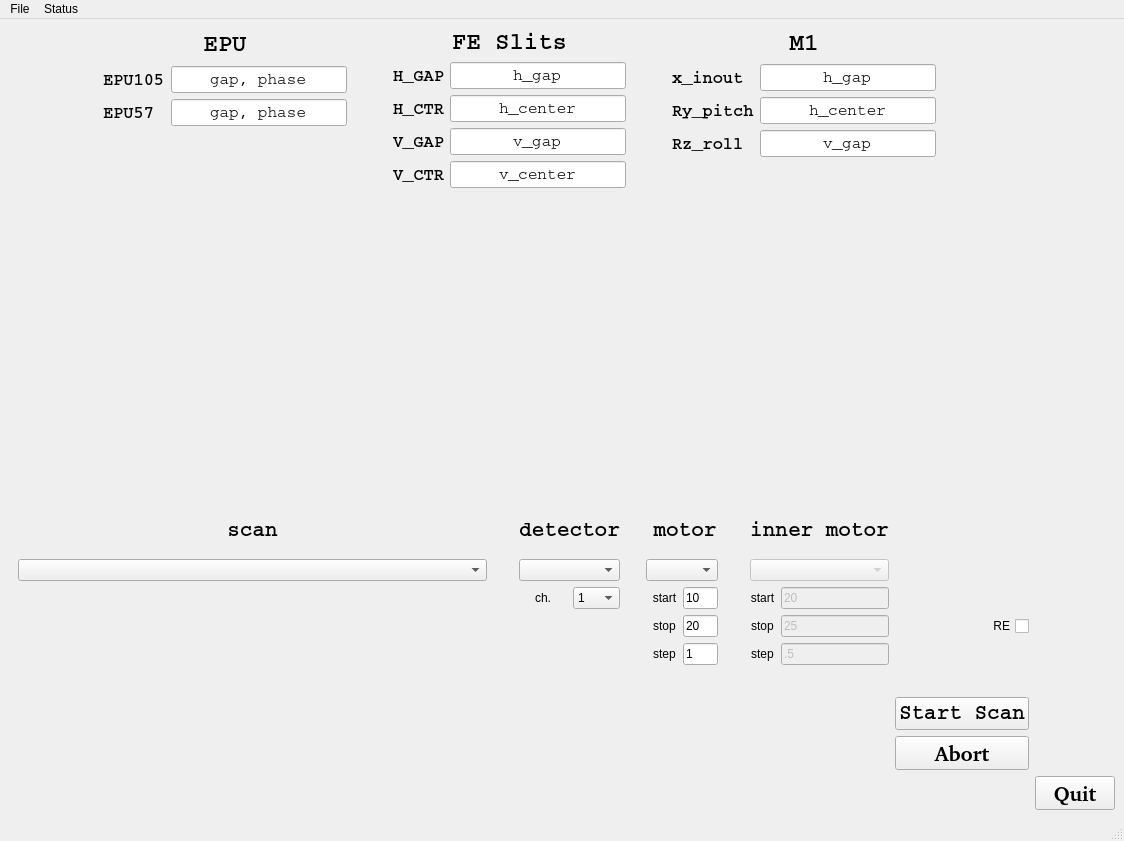
<?xml version="1.0" encoding="UTF-8"?>
<ui version="4.0">
 <class>Main_window</class>
 <widget class="QMainWindow" name="Main_window">
  <property name="geometry">
   <rect>
    <x>0</x>
    <y>0</y>
    <width>1124</width>
    <height>841</height>
   </rect>
  </property>
  <property name="windowTitle">
   <string>MainWindow</string>
  </property>
  <widget class="QWidget" name="centralwidget">
   <layout class="QGridLayout" name="gridLayout_3">
    <item row="0" column="0" colspan="2">
     <layout class="QGridLayout" name="gridLayout_2">
      <item row="0" column="0" colspan="8">
       <layout class="QHBoxLayout" name="horizontalLayout_2">
        <item>
         <spacer name="horizontalSpacer_9">
          <property name="orientation">
           <enum>Qt::Horizontal</enum>
          </property>
          <property name="sizeHint" stdset="0">
           <size>
            <width>40</width>
            <height>20</height>
           </size>
          </property>
         </spacer>
        </item>
        <item>
         <layout class="QHBoxLayout" name="horizontalLayout">
          <item>
           <layout class="QVBoxLayout" name="verticalLayout">
            <item>
             <widget class="QLabel" name="label_opt1_titol">
              <property name="font">
               <font>
                <family>Courier</family>
                <pointsize>18</pointsize>
                <weight>75</weight>
                <bold>true</bold>
               </font>
              </property>
              <property name="text">
               <string>EPU</string>
              </property>
              <property name="alignment">
               <set>Qt::AlignCenter</set>
              </property>
             </widget>
            </item>
            <item>
             <layout class="QFormLayout" name="formLayout">
              <item row="0" column="0">
               <widget class="QLabel" name="label_op1_105">
                <property name="font">
                 <font>
                  <family>Courier</family>
                  <pointsize>13</pointsize>
                  <weight>75</weight>
                  <bold>true</bold>
                 </font>
                </property>
                <property name="text">
                 <string>EPU105</string>
                </property>
                <property name="buddy">
                 <cstring>lineEdit_EPU105</cstring>
                </property>
               </widget>
              </item>
              <item row="0" column="1">
               <widget class="QLineEdit" name="lineEdit_EPU105">
                <property name="font">
                 <font>
                  <family>Courier</family>
                  <pointsize>12</pointsize>
                  <weight>50</weight>
                  <bold>false</bold>
                 </font>
                </property>
                <property name="statusTip">
                 <string>optic 1</string>
                </property>
                <property name="whatsThis">
                 <string>first optic title</string>
                </property>
                <property name="text">
                 <string>gap, phase</string>
                </property>
                <property name="alignment">
                 <set>Qt::AlignCenter</set>
                </property>
               </widget>
              </item>
              <item row="1" column="0">
               <widget class="QLabel" name="label_op1_57">
                <property name="font">
                 <font>
                  <family>Courier</family>
                  <pointsize>13</pointsize>
                  <weight>75</weight>
                  <bold>true</bold>
                 </font>
                </property>
                <property name="text">
                 <string>EPU57</string>
                </property>
                <property name="buddy">
                 <cstring>lineEdit_EPU57</cstring>
                </property>
               </widget>
              </item>
              <item row="1" column="1">
               <widget class="QLineEdit" name="lineEdit_EPU57">
                <property name="font">
                 <font>
                  <family>Courier</family>
                  <pointsize>12</pointsize>
                  <weight>50</weight>
                  <bold>false</bold>
                 </font>
                </property>
                <property name="statusTip">
                 <string>optic 1</string>
                </property>
                <property name="whatsThis">
                 <string>first optic title</string>
                </property>
                <property name="text">
                 <string>gap, phase</string>
                </property>
                <property name="alignment">
                 <set>Qt::AlignCenter</set>
                </property>
               </widget>
              </item>
              <item row="2" column="0">
               <widget class="QLabel" name="label_op1_63">
                <property name="font">
                 <font>
                  <family>Courier</family>
                  <pointsize>13</pointsize>
                  <weight>75</weight>
                  <bold>true</bold>
                 </font>
                </property>
                <property name="text">
                 <string/>
                </property>
                <property name="buddy">
                 <cstring>lineEdit_EPU57</cstring>
                </property>
               </widget>
              </item>
              <item row="2" column="1">
               <widget class="QLineEdit" name="lineEdit_EPU57_2">
                <property name="enabled">
                 <bool>false</bool>
                </property>
                <property name="font">
                 <font>
                  <family>Courier</family>
                  <pointsize>12</pointsize>
                  <weight>50</weight>
                  <bold>false</bold>
                 </font>
                </property>
                <property name="statusTip">
                 <string>optic 1</string>
                </property>
                <property name="whatsThis">
                 <string>first optic title</string>
                </property>
                <property name="text">
                 <string/>
                </property>
                <property name="frame">
                 <bool>false</bool>
                </property>
                <property name="alignment">
                 <set>Qt::AlignCenter</set>
                </property>
               </widget>
              </item>
              <item row="3" column="0">
               <widget class="QLabel" name="label_op1_64">
                <property name="font">
                 <font>
                  <family>Courier</family>
                  <pointsize>13</pointsize>
                  <weight>75</weight>
                  <bold>true</bold>
                 </font>
                </property>
                <property name="text">
                 <string/>
                </property>
                <property name="buddy">
                 <cstring>lineEdit_EPU57</cstring>
                </property>
               </widget>
              </item>
              <item row="3" column="1">
               <widget class="QLineEdit" name="lineEdit_EPU57_3">
                <property name="enabled">
                 <bool>false</bool>
                </property>
                <property name="font">
                 <font>
                  <family>Courier</family>
                  <pointsize>12</pointsize>
                  <weight>50</weight>
                  <bold>false</bold>
                 </font>
                </property>
                <property name="statusTip">
                 <string>optic 1</string>
                </property>
                <property name="whatsThis">
                 <string>first optic title</string>
                </property>
                <property name="text">
                 <string/>
                </property>
                <property name="frame">
                 <bool>false</bool>
                </property>
                <property name="alignment">
                 <set>Qt::AlignCenter</set>
                </property>
               </widget>
              </item>
             </layout>
            </item>
           </layout>
          </item>
          <item>
           <spacer name="horizontalSpacer_6">
            <property name="orientation">
             <enum>Qt::Horizontal</enum>
            </property>
            <property name="sizeHint" stdset="0">
             <size>
              <width>40</width>
              <height>20</height>
             </size>
            </property>
           </spacer>
          </item>
          <item>
           <layout class="QVBoxLayout" name="verticalLayout_3">
            <item>
             <widget class="QLabel" name="label_opt1_titol_2">
              <property name="font">
               <font>
                <family>Courier</family>
                <pointsize>18</pointsize>
                <weight>75</weight>
                <bold>true</bold>
               </font>
              </property>
              <property name="text">
               <string>FE Slits</string>
              </property>
              <property name="alignment">
               <set>Qt::AlignCenter</set>
              </property>
             </widget>
            </item>
            <item>
             <layout class="QFormLayout" name="formLayout_3">
              <item row="0" column="0">
               <widget class="QLabel" name="label_op1_106">
                <property name="font">
                 <font>
                  <family>Courier</family>
                  <pointsize>13</pointsize>
                  <weight>75</weight>
                  <bold>true</bold>
                 </font>
                </property>
                <property name="text">
                 <string>H_GAP</string>
                </property>
                <property name="buddy">
                 <cstring>lineEdit_FE_Hgap</cstring>
                </property>
               </widget>
              </item>
              <item row="0" column="1">
               <widget class="QLineEdit" name="lineEdit_FE_Hgap">
                <property name="font">
                 <font>
                  <family>Courier</family>
                  <pointsize>12</pointsize>
                  <weight>50</weight>
                  <bold>false</bold>
                 </font>
                </property>
                <property name="statusTip">
                 <string>optic 1</string>
                </property>
                <property name="whatsThis">
                 <string>first optic title</string>
                </property>
                <property name="text">
                 <string>h_gap</string>
                </property>
                <property name="alignment">
                 <set>Qt::AlignCenter</set>
                </property>
               </widget>
              </item>
              <item row="1" column="0">
               <widget class="QLabel" name="label_op1_58">
                <property name="font">
                 <font>
                  <family>Courier</family>
                  <pointsize>13</pointsize>
                  <weight>75</weight>
                  <bold>true</bold>
                 </font>
                </property>
                <property name="text">
                 <string>H_CTR</string>
                </property>
                <property name="buddy">
                 <cstring>lineEdit_FE_Hctr</cstring>
                </property>
               </widget>
              </item>
              <item row="1" column="1">
               <widget class="QLineEdit" name="lineEdit_FE_Hctr">
                <property name="font">
                 <font>
                  <family>Courier</family>
                  <pointsize>12</pointsize>
                  <weight>50</weight>
                  <bold>false</bold>
                 </font>
                </property>
                <property name="statusTip">
                 <string>optic 1</string>
                </property>
                <property name="whatsThis">
                 <string>first optic title</string>
                </property>
                <property name="text">
                 <string>h_center</string>
                </property>
                <property name="alignment">
                 <set>Qt::AlignCenter</set>
                </property>
               </widget>
              </item>
              <item row="2" column="0">
               <widget class="QLabel" name="label_op1_59">
                <property name="font">
                 <font>
                  <family>Courier</family>
                  <pointsize>13</pointsize>
                  <weight>75</weight>
                  <bold>true</bold>
                 </font>
                </property>
                <property name="text">
                 <string>V_GAP</string>
                </property>
                <property name="buddy">
                 <cstring>lineEdit_FE_Vgap</cstring>
                </property>
               </widget>
              </item>
              <item row="2" column="1">
               <widget class="QLineEdit" name="lineEdit_FE_Vgap">
                <property name="font">
                 <font>
                  <family>Courier</family>
                  <pointsize>12</pointsize>
                  <weight>50</weight>
                  <bold>false</bold>
                 </font>
                </property>
                <property name="statusTip">
                 <string>optic 1</string>
                </property>
                <property name="whatsThis">
                 <string>first optic title</string>
                </property>
                <property name="text">
                 <string>v_gap</string>
                </property>
                <property name="alignment">
                 <set>Qt::AlignCenter</set>
                </property>
               </widget>
              </item>
              <item row="3" column="0">
               <widget class="QLabel" name="label_op1_60">
                <property name="font">
                 <font>
                  <family>Courier</family>
                  <pointsize>13</pointsize>
                  <weight>75</weight>
                  <bold>true</bold>
                 </font>
                </property>
                <property name="text">
                 <string>V_CTR</string>
                </property>
                <property name="buddy">
                 <cstring>lineEdit_FE_Vctr</cstring>
                </property>
               </widget>
              </item>
              <item row="3" column="1">
               <widget class="QLineEdit" name="lineEdit_FE_Vctr">
                <property name="font">
                 <font>
                  <family>Courier</family>
                  <pointsize>12</pointsize>
                  <weight>50</weight>
                  <bold>false</bold>
                 </font>
                </property>
                <property name="statusTip">
                 <string>optic 1</string>
                </property>
                <property name="whatsThis">
                 <string>first optic title</string>
                </property>
                <property name="text">
                 <string>v_center</string>
                </property>
                <property name="alignment">
                 <set>Qt::AlignCenter</set>
                </property>
               </widget>
              </item>
             </layout>
            </item>
           </layout>
          </item>
          <item>
           <spacer name="horizontalSpacer_8">
            <property name="orientation">
             <enum>Qt::Horizontal</enum>
            </property>
            <property name="sizeHint" stdset="0">
             <size>
              <width>40</width>
              <height>20</height>
             </size>
            </property>
           </spacer>
          </item>
          <item>
           <layout class="QVBoxLayout" name="verticalLayout_2">
            <item>
             <widget class="QLabel" name="label_opt1_titol_3">
              <property name="font">
               <font>
                <family>Courier</family>
                <pointsize>18</pointsize>
                <weight>75</weight>
                <bold>true</bold>
               </font>
              </property>
              <property name="text">
               <string>M1</string>
              </property>
              <property name="alignment">
               <set>Qt::AlignCenter</set>
              </property>
             </widget>
            </item>
            <item>
             <layout class="QFormLayout" name="formLayout_2">
              <item row="0" column="0">
               <widget class="QLabel" name="label_op1_107">
                <property name="font">
                 <font>
                  <family>Courier</family>
                  <pointsize>13</pointsize>
                  <weight>75</weight>
                  <bold>true</bold>
                 </font>
                </property>
                <property name="text">
                 <string>x_inout</string>
                </property>
                <property name="buddy">
                 <cstring>lineEdit_M1_x</cstring>
                </property>
               </widget>
              </item>
              <item row="0" column="1">
               <widget class="QLineEdit" name="lineEdit_M1_x">
                <property name="font">
                 <font>
                  <family>Courier</family>
                  <pointsize>12</pointsize>
                  <weight>50</weight>
                  <bold>false</bold>
                 </font>
                </property>
                <property name="statusTip">
                 <string>optic 1</string>
                </property>
                <property name="whatsThis">
                 <string>first optic title</string>
                </property>
                <property name="text">
                 <string>h_gap</string>
                </property>
                <property name="alignment">
                 <set>Qt::AlignCenter</set>
                </property>
               </widget>
              </item>
              <item row="1" column="0">
               <widget class="QLabel" name="label_op1_61">
                <property name="font">
                 <font>
                  <family>Courier</family>
                  <pointsize>13</pointsize>
                  <weight>75</weight>
                  <bold>true</bold>
                 </font>
                </property>
                <property name="text">
                 <string>Ry_pitch</string>
                </property>
                <property name="buddy">
                 <cstring>lineEdit_M1_Ry</cstring>
                </property>
               </widget>
              </item>
              <item row="1" column="1">
               <widget class="QLineEdit" name="lineEdit_M1_Ry">
                <property name="font">
                 <font>
                  <family>Courier</family>
                  <pointsize>12</pointsize>
                  <weight>50</weight>
                  <bold>false</bold>
                 </font>
                </property>
                <property name="statusTip">
                 <string>optic 1</string>
                </property>
                <property name="whatsThis">
                 <string>first optic title</string>
                </property>
                <property name="text">
                 <string>h_center</string>
                </property>
                <property name="alignment">
                 <set>Qt::AlignCenter</set>
                </property>
               </widget>
              </item>
              <item row="2" column="0">
               <widget class="QLabel" name="label_op1_62">
                <property name="font">
                 <font>
                  <family>Courier</family>
                  <pointsize>13</pointsize>
                  <weight>75</weight>
                  <bold>true</bold>
                 </font>
                </property>
                <property name="text">
                 <string>Rz_roll</string>
                </property>
                <property name="buddy">
                 <cstring>lineEdit_M1_Rz</cstring>
                </property>
               </widget>
              </item>
              <item row="2" column="1">
               <widget class="QLineEdit" name="lineEdit_M1_Rz">
                <property name="font">
                 <font>
                  <family>Courier</family>
                  <pointsize>12</pointsize>
                  <weight>50</weight>
                  <bold>false</bold>
                 </font>
                </property>
                <property name="statusTip">
                 <string>optic 1</string>
                </property>
                <property name="whatsThis">
                 <string>first optic title</string>
                </property>
                <property name="text">
                 <string>v_gap</string>
                </property>
                <property name="alignment">
                 <set>Qt::AlignCenter</set>
                </property>
               </widget>
              </item>
              <item row="3" column="0">
               <widget class="QLabel" name="label_op1_65">
                <property name="enabled">
                 <bool>false</bool>
                </property>
                <property name="font">
                 <font>
                  <family>Courier</family>
                  <pointsize>13</pointsize>
                  <weight>75</weight>
                  <bold>true</bold>
                 </font>
                </property>
                <property name="text">
                 <string/>
                </property>
                <property name="buddy">
                 <cstring>lineEdit_M1_Rz</cstring>
                </property>
               </widget>
              </item>
              <item row="3" column="1">
               <widget class="QLineEdit" name="lineEdit_M1_Rz_2">
                <property name="enabled">
                 <bool>false</bool>
                </property>
                <property name="font">
                 <font>
                  <family>Courier</family>
                  <pointsize>12</pointsize>
                  <weight>50</weight>
                  <bold>false</bold>
                 </font>
                </property>
                <property name="statusTip">
                 <string>optic 1</string>
                </property>
                <property name="whatsThis">
                 <string>first optic title</string>
                </property>
                <property name="text">
                 <string/>
                </property>
                <property name="frame">
                 <bool>false</bool>
                </property>
                <property name="alignment">
                 <set>Qt::AlignCenter</set>
                </property>
               </widget>
              </item>
             </layout>
            </item>
           </layout>
          </item>
         </layout>
        </item>
        <item>
         <spacer name="horizontalSpacer_10">
          <property name="orientation">
           <enum>Qt::Horizontal</enum>
          </property>
          <property name="sizeHint" stdset="0">
           <size>
            <width>40</width>
            <height>20</height>
           </size>
          </property>
         </spacer>
        </item>
       </layout>
      </item>
      <item row="1" column="2">
       <spacer name="verticalSpacer_8">
        <property name="orientation">
         <enum>Qt::Vertical</enum>
        </property>
        <property name="sizeHint" stdset="0">
         <size>
          <width>20</width>
          <height>292</height>
         </size>
        </property>
       </spacer>
      </item>
      <item row="1" column="3">
       <spacer name="verticalSpacer_9">
        <property name="orientation">
         <enum>Qt::Vertical</enum>
        </property>
        <property name="sizeHint" stdset="0">
         <size>
          <width>20</width>
          <height>292</height>
         </size>
        </property>
       </spacer>
      </item>
      <item row="1" column="4">
       <spacer name="verticalSpacer_10">
        <property name="orientation">
         <enum>Qt::Vertical</enum>
        </property>
        <property name="sizeHint" stdset="0">
         <size>
          <width>20</width>
          <height>292</height>
         </size>
        </property>
       </spacer>
      </item>
      <item row="1" column="5">
       <spacer name="verticalSpacer_11">
        <property name="orientation">
         <enum>Qt::Vertical</enum>
        </property>
        <property name="sizeHint" stdset="0">
         <size>
          <width>20</width>
          <height>292</height>
         </size>
        </property>
       </spacer>
      </item>
      <item row="1" column="6">
       <spacer name="verticalSpacer_13">
        <property name="orientation">
         <enum>Qt::Vertical</enum>
        </property>
        <property name="sizeHint" stdset="0">
         <size>
          <width>20</width>
          <height>292</height>
         </size>
        </property>
       </spacer>
      </item>
      <item row="1" column="7">
       <spacer name="verticalSpacer_14">
        <property name="orientation">
         <enum>Qt::Vertical</enum>
        </property>
        <property name="sizeHint" stdset="0">
         <size>
          <width>20</width>
          <height>292</height>
         </size>
        </property>
       </spacer>
      </item>
      <item row="1" column="1">
       <spacer name="verticalSpacer_12">
        <property name="orientation">
         <enum>Qt::Vertical</enum>
        </property>
        <property name="sizeHint" stdset="0">
         <size>
          <width>20</width>
          <height>292</height>
         </size>
        </property>
       </spacer>
      </item>
     </layout>
    </item>
    <item row="0" column="2" rowspan="2">
     <spacer name="verticalSpacer_4">
      <property name="orientation">
       <enum>Qt::Vertical</enum>
      </property>
      <property name="sizeHint" stdset="0">
       <size>
        <width>20</width>
        <height>739</height>
       </size>
      </property>
     </spacer>
    </item>
    <item row="1" column="0">
     <spacer name="horizontalSpacer_2">
      <property name="orientation">
       <enum>Qt::Horizontal</enum>
      </property>
      <property name="sizeHint" stdset="0">
       <size>
        <width>195</width>
        <height>32</height>
       </size>
      </property>
     </spacer>
    </item>
    <item row="1" column="1">
     <layout class="QGridLayout" name="gridLayout">
      <item row="0" column="0">
       <widget class="QLabel" name="scan_lbl">
        <property name="font">
         <font>
          <family>Courier</family>
          <pointsize>16</pointsize>
          <weight>75</weight>
          <italic>false</italic>
          <bold>true</bold>
         </font>
        </property>
        <property name="text">
         <string>scan</string>
        </property>
        <property name="alignment">
         <set>Qt::AlignCenter</set>
        </property>
       </widget>
      </item>
      <item row="0" column="1" rowspan="5">
       <spacer name="verticalSpacer">
        <property name="orientation">
         <enum>Qt::Vertical</enum>
        </property>
        <property name="sizeHint" stdset="0">
         <size>
          <width>20</width>
          <height>147</height>
         </size>
        </property>
       </spacer>
      </item>
      <item row="0" column="2" colspan="2">
       <widget class="QLabel" name="start_lbl_3">
        <property name="font">
         <font>
          <family>Courier</family>
          <pointsize>16</pointsize>
          <weight>75</weight>
          <bold>true</bold>
         </font>
        </property>
        <property name="text">
         <string>detector</string>
        </property>
        <property name="alignment">
         <set>Qt::AlignCenter</set>
        </property>
       </widget>
      </item>
      <item row="0" column="4" rowspan="5" colspan="2">
       <spacer name="verticalSpacer_2">
        <property name="orientation">
         <enum>Qt::Vertical</enum>
        </property>
        <property name="sizeHint" stdset="0">
         <size>
          <width>20</width>
          <height>157</height>
         </size>
        </property>
       </spacer>
      </item>
      <item row="0" column="6" colspan="2">
       <widget class="QLabel" name="start_lbl_4">
        <property name="font">
         <font>
          <family>Courier</family>
          <pointsize>16</pointsize>
          <weight>75</weight>
          <bold>true</bold>
         </font>
        </property>
        <property name="text">
         <string>motor</string>
        </property>
        <property name="alignment">
         <set>Qt::AlignCenter</set>
        </property>
       </widget>
      </item>
      <item row="0" column="8" rowspan="4">
       <spacer name="verticalSpacer_3">
        <property name="orientation">
         <enum>Qt::Vertical</enum>
        </property>
        <property name="sizeHint" stdset="0">
         <size>
          <width>20</width>
          <height>97</height>
         </size>
        </property>
       </spacer>
      </item>
      <item row="0" column="9" colspan="2">
       <widget class="QLabel" name="start_lbl_5">
        <property name="font">
         <font>
          <family>Courier</family>
          <pointsize>16</pointsize>
          <weight>75</weight>
          <bold>true</bold>
         </font>
        </property>
        <property name="text">
         <string>inner motor</string>
        </property>
        <property name="alignment">
         <set>Qt::AlignCenter</set>
        </property>
       </widget>
      </item>
      <item row="1" column="0">
       <widget class="QComboBox" name="comboBox_scan"/>
      </item>
      <item row="1" column="5" colspan="3">
       <widget class="QComboBox" name="comboBox_motor"/>
      </item>
      <item row="1" column="2" colspan="2">
       <widget class="QComboBox" name="comboBox_detector"/>
      </item>
      <item row="2" column="3">
       <widget class="QComboBox" name="comboBox_ch">
        <item>
         <property name="text">
          <string>1</string>
         </property>
        </item>
        <item>
         <property name="text">
          <string>2</string>
         </property>
        </item>
        <item>
         <property name="text">
          <string>3</string>
         </property>
        </item>
        <item>
         <property name="text">
          <string>4</string>
         </property>
        </item>
       </widget>
      </item>
      <item row="1" column="9" colspan="2">
       <widget class="QComboBox" name="comboBox_motor_2">
        <property name="enabled">
         <bool>false</bool>
        </property>
       </widget>
      </item>
      <item row="1" column="11">
       <spacer name="horizontalSpacer_5">
        <property name="orientation">
         <enum>Qt::Horizontal</enum>
        </property>
        <property name="sizeHint" stdset="0">
         <size>
          <width>87</width>
          <height>20</height>
         </size>
        </property>
       </spacer>
      </item>
      <item row="2" column="2">
       <widget class="QLabel" name="ch_lbl">
        <property name="text">
         <string>ch.</string>
        </property>
        <property name="alignment">
         <set>Qt::AlignCenter</set>
        </property>
       </widget>
      </item>
      <item row="2" column="6">
       <widget class="QLabel" name="start_lbl">
        <property name="text">
         <string>start</string>
        </property>
        <property name="alignment">
         <set>Qt::AlignCenter</set>
        </property>
       </widget>
      </item>
      <item row="2" column="7">
       <widget class="QLineEdit" name="lineEdit_start">
        <property name="text">
         <string>10</string>
        </property>
       </widget>
      </item>
      <item row="2" column="9">
       <widget class="QLabel" name="start_lbl_2">
        <property name="text">
         <string>start</string>
        </property>
        <property name="alignment">
         <set>Qt::AlignCenter</set>
        </property>
       </widget>
      </item>
      <item row="2" column="10">
       <widget class="QLineEdit" name="lineEdit_start_2">
        <property name="enabled">
         <bool>false</bool>
        </property>
        <property name="text">
         <string>20</string>
        </property>
       </widget>
      </item>
      <item row="3" column="6">
       <widget class="QLabel" name="stop_lbl">
        <property name="text">
         <string>stop</string>
        </property>
        <property name="alignment">
         <set>Qt::AlignCenter</set>
        </property>
       </widget>
      </item>
      <item row="3" column="7">
       <widget class="QLineEdit" name="lineEdit_stop">
        <property name="text">
         <string>20</string>
        </property>
       </widget>
      </item>
      <item row="3" column="9">
       <widget class="QLabel" name="stop_lbl_2">
        <property name="text">
         <string>stop</string>
        </property>
        <property name="alignment">
         <set>Qt::AlignCenter</set>
        </property>
       </widget>
      </item>
      <item row="3" column="10">
       <widget class="QLineEdit" name="lineEdit_stop_2">
        <property name="enabled">
         <bool>false</bool>
        </property>
        <property name="text">
         <string>25</string>
        </property>
       </widget>
      </item>
      <item row="4" column="6">
       <widget class="QLabel" name="step_lbl">
        <property name="text">
         <string>step</string>
        </property>
        <property name="alignment">
         <set>Qt::AlignCenter</set>
        </property>
       </widget>
      </item>
      <item row="4" column="7">
       <widget class="QLineEdit" name="lineEdit_step">
        <property name="text">
         <string>1</string>
        </property>
       </widget>
      </item>
      <item row="4" column="8" rowspan="2">
       <spacer name="horizontalSpacer_4">
        <property name="orientation">
         <enum>Qt::Horizontal</enum>
        </property>
        <property name="sizeHint" stdset="0">
         <size>
          <width>17</width>
          <height>20</height>
         </size>
        </property>
       </spacer>
      </item>
      <item row="4" column="9">
       <widget class="QLabel" name="step_lbl_2">
        <property name="text">
         <string>step</string>
        </property>
        <property name="alignment">
         <set>Qt::AlignCenter</set>
        </property>
       </widget>
      </item>
      <item row="4" column="10">
       <widget class="QLineEdit" name="lineEdit_step_2">
        <property name="enabled">
         <bool>false</bool>
        </property>
        <property name="text">
         <string>.5</string>
        </property>
       </widget>
      </item>
      <item row="5" column="1">
       <spacer name="horizontalSpacer_3">
        <property name="orientation">
         <enum>Qt::Horizontal</enum>
        </property>
        <property name="sizeHint" stdset="0">
         <size>
          <width>17</width>
          <height>20</height>
         </size>
        </property>
       </spacer>
      </item>
      <item row="5" column="4">
       <spacer name="horizontalSpacer_7">
        <property name="orientation">
         <enum>Qt::Horizontal</enum>
        </property>
        <property name="sizeHint" stdset="0">
         <size>
          <width>17</width>
          <height>20</height>
         </size>
        </property>
       </spacer>
      </item>
      <item row="6" column="0" colspan="11">
       <spacer name="horizontalSpacer">
        <property name="orientation">
         <enum>Qt::Horizontal</enum>
        </property>
        <property name="sizeHint" stdset="0">
         <size>
          <width>588</width>
          <height>33</height>
         </size>
        </property>
       </spacer>
      </item>
      <item row="3" column="11">
       <widget class="QCheckBox" name="checkBox_re">
        <property name="statusTip">
         <string>run engine option</string>
        </property>
        <property name="whatsThis">
         <string>select run engine</string>
        </property>
        <property name="layoutDirection">
         <enum>Qt::RightToLeft</enum>
        </property>
        <property name="text">
         <string>RE</string>
        </property>
       </widget>
      </item>
      <item row="6" column="11">
       <widget class="QPushButton" name="pushButton_startscan">
        <property name="font">
         <font>
          <family>Courier</family>
          <pointsize>16</pointsize>
          <weight>75</weight>
          <bold>true</bold>
         </font>
        </property>
        <property name="text">
         <string>Start Scan</string>
        </property>
       </widget>
      </item>
      <item row="7" column="0">
       <spacer name="horizontalSpacer_11">
        <property name="orientation">
         <enum>Qt::Horizontal</enum>
        </property>
        <property name="sizeHint" stdset="0">
         <size>
          <width>585</width>
          <height>20</height>
         </size>
        </property>
       </spacer>
      </item>
      <item row="7" column="11">
       <widget class="QPushButton" name="pushButton_abort">
        <property name="font">
         <font>
          <family>Courier [ibm]</family>
          <pointsize>16</pointsize>
          <weight>75</weight>
          <bold>true</bold>
         </font>
        </property>
        <property name="text">
         <string>Abort</string>
        </property>
       </widget>
      </item>
     </layout>
    </item>
    <item row="2" column="0" colspan="2">
     <spacer name="horizontalSpacer_12">
      <property name="orientation">
       <enum>Qt::Horizontal</enum>
      </property>
      <property name="sizeHint" stdset="0">
       <size>
        <width>1017</width>
        <height>20</height>
       </size>
      </property>
     </spacer>
    </item>
    <item row="2" column="2">
     <widget class="QPushButton" name="pushButton_quit">
      <property name="font">
       <font>
        <family>Courier [ibm]</family>
        <pointsize>16</pointsize>
        <weight>75</weight>
        <bold>true</bold>
       </font>
      </property>
      <property name="text">
       <string>Quit</string>
      </property>
     </widget>
    </item>
   </layout>
  </widget>
  <widget class="QMenuBar" name="menubar">
   <property name="geometry">
    <rect>
     <x>0</x>
     <y>0</y>
     <width>1124</width>
     <height>20</height>
    </rect>
   </property>
   <widget class="QMenu" name="menuFile">
    <property name="title">
     <string>File</string>
    </property>
    <addaction name="actionOpen"/>
    <addaction name="actionSave"/>
   </widget>
   <widget class="QMenu" name="menuStatus">
    <property name="title">
     <string>Status</string>
    </property>
    <addaction name="actionDisplay"/>
   </widget>
   <addaction name="menuFile"/>
   <addaction name="menuStatus"/>
  </widget>
  <widget class="QStatusBar" name="statusbar"/>
  <action name="actionOpen">
   <property name="text">
    <string>Open</string>
   </property>
  </action>
  <action name="actionSave">
   <property name="text">
    <string>Save</string>
   </property>
  </action>
  <action name="actionDisplay">
   <property name="text">
    <string>display</string>
   </property>
  </action>
 </widget>
 <resources/>
 <connections/>
</ui>
